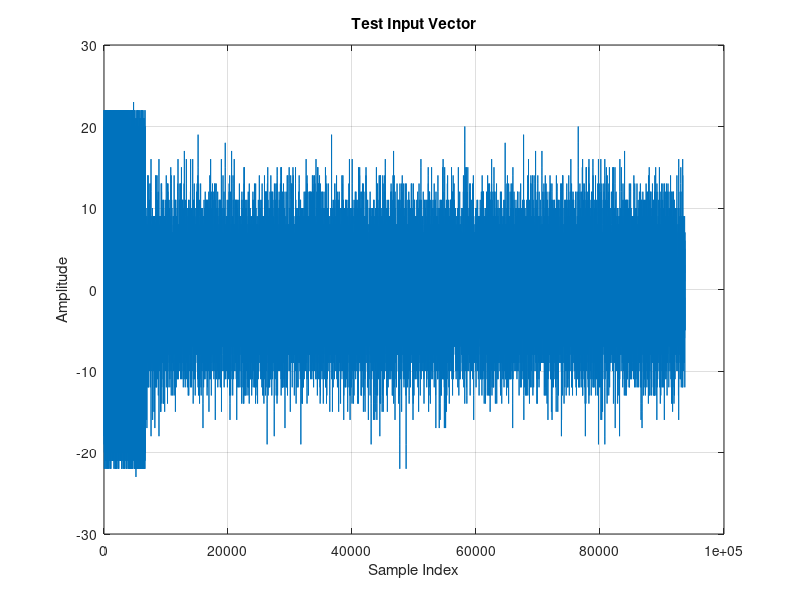
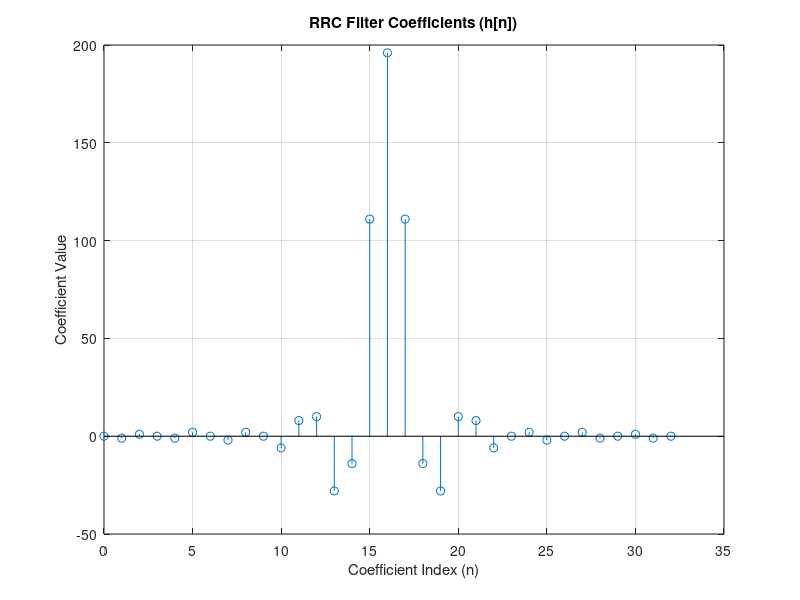
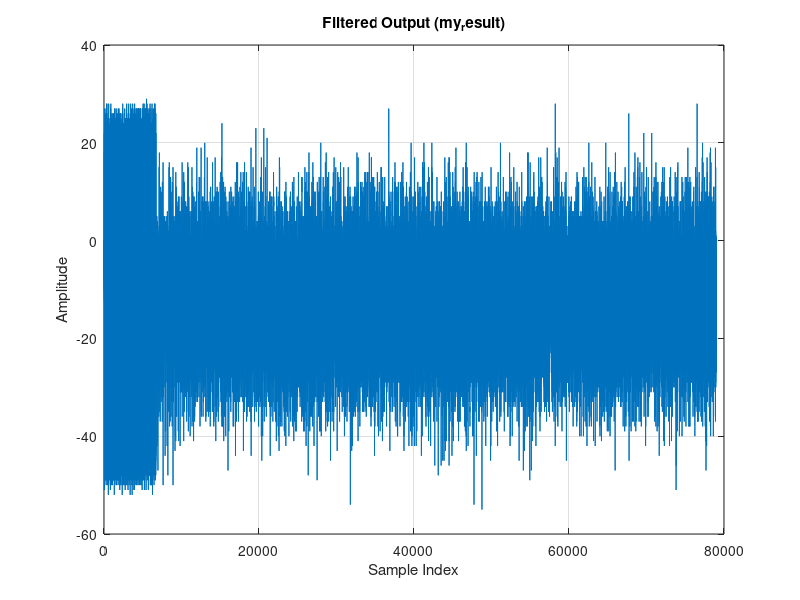
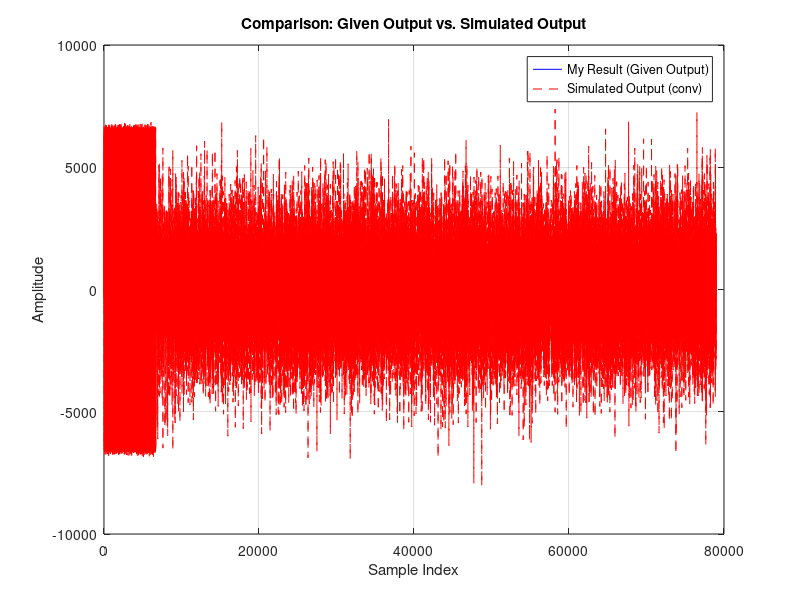

Reproduce these figures in MATLAB, in order.
% 1. 파일에서 데이터 불러오기
% test_input_vector.txt 파일 불러오기
test_input_vector = load('test_input_vector.txt');

% my_result.txt 파일 불러오기
my_result = load('my_result.txt');

% 2. RRC 필터 계수 정의
% 제공된 테이블에서 필터 계수를 그대로 입력합니다.
% MATLAB 배열 인덱스는 1부터 시작하므로 num 1이 h(1)에 해당합니다.
filter_coefficients = [0, -1, 1, 0, -1, 2, 0, -2, 2, 0, -6, 8, 10, -28, -14, 111, 196, 111, -14, -28, 10, 8, -6, 0, 2, -2, 0, 2, -1, 0, 1, -1, 0];

% 3. 그래프 그리기

% Figure 1: 테스트 입력 벡터
figure;
plot(test_input_vector);
title('Test Input Vector');
xlabel('Sample Index');
ylabel('Amplitude');
grid on;

% Figure 2: RRC 필터 계수
figure;
stem(0:length(filter_coefficients)-1, filter_coefficients); % 0부터 시작하는 인덱스로 표시
title('RRC Filter Coefficients (h[n])');
xlabel('Coefficient Index (n)');
ylabel('Coefficient Value');
grid on;

% Figure 3: 필터 출력 값
figure;
plot(my_result);
title('Filtered Output (my_result)');
xlabel('Sample Index');
ylabel('Amplitude');
grid on;

% 4. 필터링 결과 검증 (선택 사항)
% 실제 test_input_vector에 filter_coefficients를 적용하여 my_result와 비교
% (단, my_result는 이미 필터링된 값이라고 가정합니다. 이 부분은 단순 확인용입니다.)
% conv 함수는 선형 컨볼루션을 수행합니다.
% filter_coefficients는 33개의 계수를 가지고 있으므로, 이 필터의 차수는 32입니다.
% conv 결과는 (N_input + N_filter - 1) 길이를 가집니다.
simulated_output = conv(test_input_vector, filter_coefficients);

% 실제 출력과 시뮬레이션된 출력의 일부를 비교 (길이가 다르므로 전체 비교는 어려움)
% 일반적으로 필터링된 출력은 입력과 같은 길이를 갖도록 처리하지만,
% 여기서는 conv 함수의 기본 동작을 따릅니다.
figure;
plot(my_result, 'b', 'DisplayName', 'My Result (Given Output)');
hold on;
% simulated_output의 길이가 my_result보다 길 수 있으므로, my_result 길이만큼만 플로팅
plot(simulated_output(1:length(my_result)), 'r--', 'DisplayName', 'Simulated Output (conv)');
title('Comparison: Given Output vs. Simulated Output');
xlabel('Sample Index');
ylabel('Amplitude');
legend('show');
grid on;
hold off;

% 두 결과 간의 오차 계산 (선택 사항)
if length(my_result) <= length(simulated_output)
    error_signal = my_result - simulated_output(1:length(my_result));
    figure;
    plot(error_signal);
    title('Error between My Result and Simulated Output');
    xlabel('Sample Index');
    ylabel('Error');
    grid on;
    fprintf('Mean Absolute Error: %f\n', mean(abs(error_signal)));
else
    fprintf('Warning: my_result is longer than simulated_output. Cannot compute error directly.\n');
end